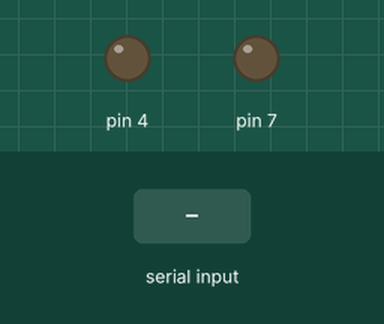
Simulated run of this sketch. Board: Arduino Uno, built with avr-gcc and run on an emulated ATmega328P. Parts: output pins drawn as LEDs (lit = HIGH). The test bench sets the inputs (shaded band).

Above: at 1.2 s.
1.3 s: "a" received over Serial
At 2.5 s:
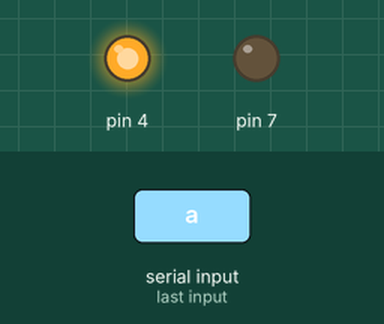
2.8 s: "b" received over Serial
At 3.9 s:
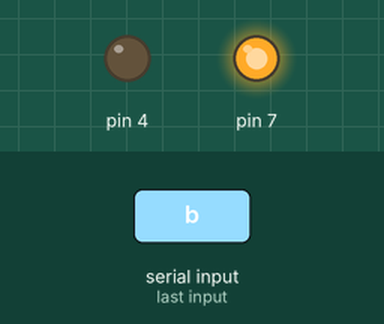
Timing chart, 0 to 5.8 s (numbered marks = the images above; inputs shaded):
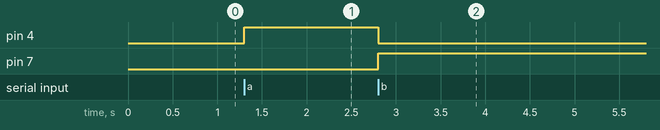

Measured:
- after the input at 1.3 s, pin 4: LOW → HIGH at once
- after the input at 2.8 s, pin 4: HIGH → LOW at once; pin 7: LOW → HIGH at once

The sketch:

receptionDonner0_0.ino
```cpp
void setup()
{
    Serial.begin(9600);
    pinMode(4, OUTPUT);
    pinMode(7, OUTPUT);
}

void loop()
{
    char carlu = 0; //variable contenant le caractère à lire
    int cardispo = 0; //variable contenant le nombre de caractère disponibles dans le buffer

    cardispo = Serial.available();

    while(cardispo > 0) //tant qu'il y a des caractères à lire
    {
        carlu = Serial.read(); //on lit le caractère
      //  Serial.println(carlu); //puis on le renvoi à l’expéditeur tel quel


      if(carlu=='a')
          digitalWrite(4, HIGH);
       if(carlu=='b')
          digitalWrite(4, LOW);

             if(carlu=='a')
          digitalWrite(7, LOW);
       if(carlu=='b')
          digitalWrite(7, HIGH);

      cardispo = Serial.available(); //on relit le nombre de caractères dispo
    }
    //fin du programme
}
```
